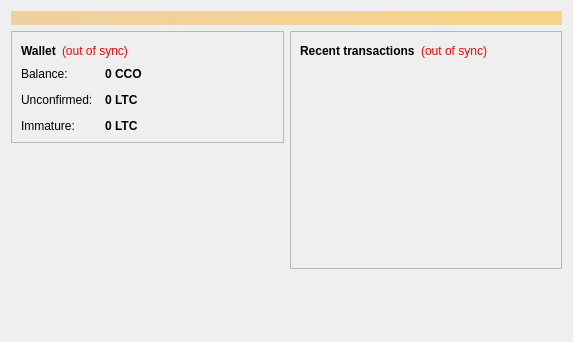
<?xml version="1.0" encoding="UTF-8"?>
<ui version="4.0">
 <class>OverviewPage</class>
 <widget class="QWidget" name="OverviewPage">
  <property name="geometry">
   <rect>
    <x>0</x>
    <y>0</y>
    <width>573</width>
    <height>342</height>
   </rect>
  </property>
  <property name="windowTitle">
   <string>Form</string>
  </property>
  <layout class="QVBoxLayout" name="topLayout">
   <item>
    <widget class="QLabel" name="labelAlerts">
     <property name="visible">
      <bool>false</bool>
     </property>
     <property name="styleSheet">
      <string notr="true">background-color: qlineargradient(x1: 0, y1: 0, x2: 1, y2: 0, stop:0 #F0D0A0, stop:1 #F8D488); color:#000000;</string>
     </property>
     <property name="wordWrap">
      <bool>true</bool>
     </property>
     <property name="margin">
      <number>3</number>
     </property>
    </widget>
   </item>
   <item>
    <layout class="QHBoxLayout" name="horizontalLayout" stretch="1,1">
     <item>
      <layout class="QVBoxLayout" name="verticalLayout_2">
       <item>
        <widget class="QFrame" name="frame">
         <property name="frameShape">
          <enum>QFrame::StyledPanel</enum>
         </property>
         <property name="frameShadow">
          <enum>QFrame::Raised</enum>
         </property>
         <layout class="QVBoxLayout" name="verticalLayout_4">
          <item>
           <layout class="QHBoxLayout" name="horizontalLayout_4">
            <item>
             <widget class="QLabel" name="label_5">
              <property name="font">
               <font>
                <weight>75</weight>
                <bold>true</bold>
               </font>
              </property>
              <property name="text">
               <string>Wallet</string>
              </property>
             </widget>
            </item>
            <item>
             <widget class="QLabel" name="labelWalletStatus">
              <property name="toolTip">
               <string>The displayed information may be out of date. Your wallet automatically synchronizes with the Ccoin network after a connection is established, but this process has not completed yet.</string>
              </property>
              <property name="styleSheet">
               <string notr="true">QLabel { color: red; }</string>
              </property>
              <property name="text">
               <string notr="true">(out of sync)</string>
              </property>
              <property name="alignment">
               <set>Qt::AlignLeading|Qt::AlignLeft|Qt::AlignVCenter</set>
              </property>
             </widget>
            </item>
            <item>
             <spacer name="horizontalSpacer_2">
              <property name="orientation">
               <enum>Qt::Horizontal</enum>
              </property>
              <property name="sizeHint" stdset="0">
               <size>
                <width>40</width>
                <height>20</height>
               </size>
              </property>
             </spacer>
            </item>
           </layout>
          </item>
          <item>
           <layout class="QFormLayout" name="formLayout_2">
            <property name="fieldGrowthPolicy">
             <enum>QFormLayout::AllNonFixedFieldsGrow</enum>
            </property>
            <property name="horizontalSpacing">
             <number>12</number>
            </property>
            <property name="verticalSpacing">
             <number>12</number>
            </property>
            <item row="0" column="0">
             <widget class="QLabel" name="label">
              <property name="text">
               <string>Balance:</string>
              </property>
             </widget>
            </item>
            <item row="0" column="1">
             <widget class="QLabel" name="labelBalance">
              <property name="font">
               <font>
                <weight>75</weight>
                <bold>true</bold>
               </font>
              </property>
              <property name="cursor">
               <cursorShape>IBeamCursor</cursorShape>
              </property>
              <property name="toolTip">
               <string>Your current balance</string>
              </property>
              <property name="text">
               <string notr="true">0 CCO</string>
              </property>
              <property name="textInteractionFlags">
               <set>Qt::LinksAccessibleByMouse|Qt::TextSelectableByKeyboard|Qt::TextSelectableByMouse</set>
              </property>
             </widget>
            </item>
            <item row="1" column="0">
             <widget class="QLabel" name="label_3">
              <property name="text">
               <string>Unconfirmed:</string>
              </property>
             </widget>
            </item>
            <item row="1" column="1">
             <widget class="QLabel" name="labelUnconfirmed">
              <property name="font">
               <font>
                <weight>75</weight>
                <bold>true</bold>
               </font>
              </property>
              <property name="cursor">
               <cursorShape>IBeamCursor</cursorShape>
              </property>
              <property name="toolTip">
               <string>Total of transactions that have yet to be confirmed, and do not yet count toward the current balance</string>
              </property>
              <property name="text">
               <string notr="true">0 LTC</string>
              </property>
              <property name="textInteractionFlags">
               <set>Qt::LinksAccessibleByMouse|Qt::TextSelectableByKeyboard|Qt::TextSelectableByMouse</set>
              </property>
             </widget>
            </item>
            <item row="2" column="0">
             <widget class="QLabel" name="labelImmatureText">
              <property name="text">
               <string>Immature:</string>
              </property>
             </widget>
            </item>
            <item row="2" column="1">
             <widget class="QLabel" name="labelImmature">
              <property name="font">
               <font>
                <weight>75</weight>
                <bold>true</bold>
               </font>
              </property>
              <property name="toolTip">
               <string>Mined balance that has not yet matured</string>
              </property>
              <property name="text">
               <string notr="true">0 LTC</string>
              </property>
              <property name="textInteractionFlags">
               <set>Qt::LinksAccessibleByMouse|Qt::TextSelectableByKeyboard|Qt::TextSelectableByMouse</set>
              </property>
             </widget>
            </item>
           </layout>
          </item>
         </layout>
        </widget>
       </item>
       <item>
        <spacer name="verticalSpacer">
         <property name="orientation">
          <enum>Qt::Vertical</enum>
         </property>
         <property name="sizeHint" stdset="0">
          <size>
           <width>20</width>
           <height>40</height>
          </size>
         </property>
        </spacer>
       </item>
      </layout>
     </item>
     <item>
      <layout class="QVBoxLayout" name="verticalLayout_3">
       <item>
        <widget class="QFrame" name="frame_2">
         <property name="frameShape">
          <enum>QFrame::StyledPanel</enum>
         </property>
         <property name="frameShadow">
          <enum>QFrame::Raised</enum>
         </property>
         <layout class="QVBoxLayout" name="verticalLayout">
          <item>
           <layout class="QHBoxLayout" name="horizontalLayout_2">
            <item>
             <widget class="QLabel" name="label_4">
              <property name="text">
               <string>&lt;b&gt;Recent transactions&lt;/b&gt;</string>
              </property>
             </widget>
            </item>
            <item>
             <widget class="QLabel" name="labelTransactionsStatus">
              <property name="toolTip">
               <string>The displayed information may be out of date. Your wallet automatically synchronizes with the Ccoin network after a connection is established, but this process has not completed yet.</string>
              </property>
              <property name="styleSheet">
               <string notr="true">QLabel { color: red; }</string>
              </property>
              <property name="text">
               <string notr="true">(out of sync)</string>
              </property>
              <property name="alignment">
               <set>Qt::AlignRight|Qt::AlignTrailing|Qt::AlignVCenter</set>
              </property>
             </widget>
            </item>
            <item>
             <spacer name="horizontalSpacer">
              <property name="orientation">
               <enum>Qt::Horizontal</enum>
              </property>
              <property name="sizeHint" stdset="0">
               <size>
                <width>40</width>
                <height>20</height>
               </size>
              </property>
             </spacer>
            </item>
           </layout>
          </item>
          <item>
           <widget class="QListView" name="listTransactions">
            <property name="styleSheet">
             <string notr="true">QListView { background: transparent; }</string>
            </property>
            <property name="frameShape">
             <enum>QFrame::NoFrame</enum>
            </property>
            <property name="verticalScrollBarPolicy">
             <enum>Qt::ScrollBarAlwaysOff</enum>
            </property>
            <property name="horizontalScrollBarPolicy">
             <enum>Qt::ScrollBarAlwaysOff</enum>
            </property>
            <property name="selectionMode">
             <enum>QAbstractItemView::NoSelection</enum>
            </property>
           </widget>
          </item>
         </layout>
        </widget>
       </item>
       <item>
        <spacer name="verticalSpacer_2">
         <property name="orientation">
          <enum>Qt::Vertical</enum>
         </property>
         <property name="sizeHint" stdset="0">
          <size>
           <width>20</width>
           <height>40</height>
          </size>
         </property>
        </spacer>
       </item>
      </layout>
     </item>
    </layout>
   </item>
  </layout>
 </widget>
 <resources/>
 <connections/>
</ui>
